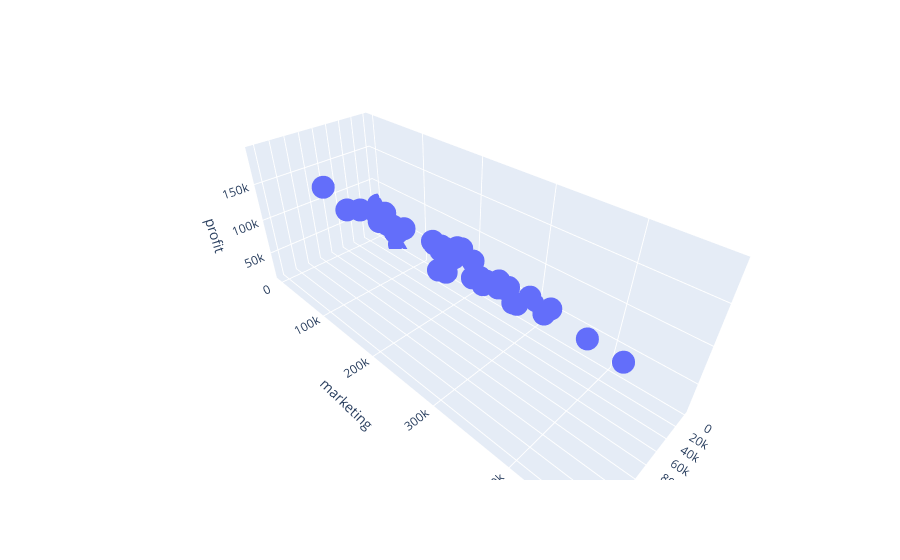

Notebook code for this chart:
### Code cell
fig=px.scatter_3d(data_frame=df,x='R&D',y='marketing',z='profit')
fig.show()
